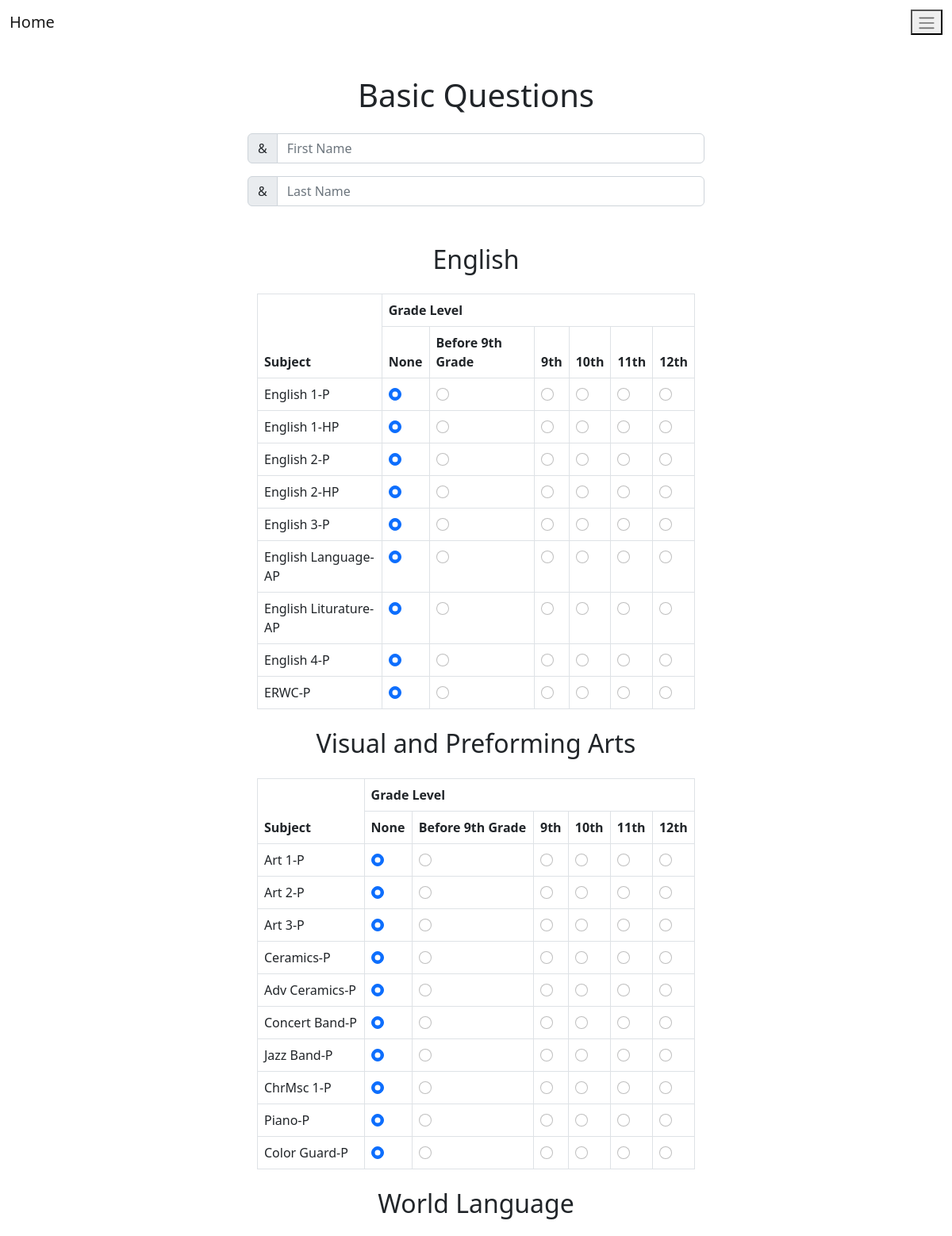
The page / (upper part) on the database its author committed.
### website/models.py (models this page shows)
class Path(db.Model):
    id = db.Column(db.Integer, primary_key=True)
    Path_Name = db.Column(db.String(120), unique = True)
    classes = db.relationship('Class')

class Class(db.Model):
    id = db.Column(db.Integer, primary_key=True)
    Course_Name = db.Column(db.String(1000))
    prerequisites = db.relationship('Class', secondary=prerequisite_table,
                                     primaryjoin=id==prerequisite_table.c.course_id,
                                     secondaryjoin=id==prerequisite_table.c.prerequisite_id)
    Course_Notes = db.Column(db.String(10000))
    Course_Path = db.Column(db.Integer, db.ForeignKey('path.id'))

### website/views.py (the view)
@views.route('/', methods = ["GET","POST"])
def home():
  if request.method == "POST":
    selected_grades = {}
    keywords = request.form.getlist("keywords")
    First_Name = request.form.get("First Name")
    Last_Name = request.form.get("Last Name")
    if First_Name == None or Last_Name == None:
      flash("Missing Name", 'error')
      return redirect(request.url)
    if keywords == None:
      flash("Please select at least one key word", 'error')
      return redirect(request.url)
    paths = Path.query.all()
    course_names = []
    for path in paths:
      for course in path.classes:
        course_names.append(course.Course_Name)
    for course in course_names:
      selected_grade = request.form.get(f'grade-{course}')
      selected_grades[course] = selected_grade
      if selected_grade == None:
        flash(f"{course} was left unanswered", 'error')
        return redirect(request.url)
    keywords_str = ','.join(keywords)
    student = Student(firstName = First_Name, lastName = Last_Name, keywords= keywords_str, classesTaken=selected_grades)
    session['student'] = student.to_dict()
    return redirect(url_for('views.results', keywords = keywords_str, First_name = First_Name))
  else:
    keywords = ['Computers', 'Math', 'Science', 'Art', 'Electricity', 'Space', 'Law', 'Police', 'Construction', 'Engineering', 'Placeholder', 'Placeholder2', 'Placeholder3', 'Placeholder4']
    paths = Path.query.all()
    return render_template('index.html', keywords = keywords, paths = paths)

### website/templates/index.html (shortened to what this page needs)
<!DOCTYPE html>
<html>
  <head>
    {% block head %}
    <link href="https://cdn.jsdelivr.net/npm/bootstrap@5.2.3/dist/css/bootstrap.min.css" rel="stylesheet">
    {% endblock %}
  </head>
  <body>
    {% block navbar %}
    <nav class="navbar navbar-expand-lg bg-body-tertiary">
      <div class="container-fluid">
        <a href="/" class="navbar-brand">Home</a>
        <button class="navbar-toggle" type = "button" data-bs-toggle="collapse" data-bs0-target="#navbarSupportedContent" aria-controls="navbarSupportedContent" aria-expanded="false" aria-label="Toggle navigation">
          <span class="navbar-toggler-icon"></span>
        </button>
      </div>
    </nav>
    {% endblock %}
  <div class="main">
    {% block main %}
    <form action="/" method="POST" class="d-flex flex-wrap">
    <div class="container-fluid mt-3 justify-content-center align-items-center w-50">
      <h1 class="my-4 d-flex justify-content-center">Basic Questions</h1>
      <div class="input-group mb-3 d-flex justify-content-center">
        <span class="input-group-text" id="basic-addon1">&</span>
        <input type="text" class = "form-control" placeholder="First Name" aria-label = "First Name" aria-describedby="basic-addon1" name = "First Name">
      </div>
      <div class="input-group mb-3 d-flex justify-content-center">
        <span class="input-group-text" id="basic-addon1">&</span>
        <input type="text" class = "form-control" placeholder="Last Name" aria-label = "Last Name" aria-describedby="basic-addon1" name = "Last Name">
      </div>
<div class="container mt-5">
  {% for path in paths %}
    <h2 class="my-4 d-flex justify-content-center">{{path.Path_Name}}</h2>
    <table class="table table-bordered">
        <thead>
            <tr>
                <th rowspan="2">Subject</th>
                <th colspan="6">Grade Level</th>
            </tr>
            <tr>
                <th>None</th>
                <th>Before 9th Grade</th>
                <th>9th</th>
                <th>10th</th>
                <th>11th</th>
                <th>12th</th>
            </tr>
        </thead>
        <tbody>
            {% for course in path.classes %}
            <tr>
              <td class="subject-col">{{course.Course_Name}}</td>
                {% for x in range(5) %}
                {% if x == 0 %}
                <td><input type="radio" name="grade-{{course.Course_Name}}" class="form-check-input" id="radio-{{course.Course_Name}}-{{x}}" value="{{x}}" checked></td>
                {% endif %}
                <td><input type="radio" name="grade-{{course.Course_Name}}" class="form-check-input" id="radio-{{course.Course_Name}}-{{x}}" value="{{x}}"></td>
                {% endfor %}
            </tr>
            {% endfor %}
        </tbody>
    </table>
  {% endfor %}
</div>
      </form>
      </div>
    {% endblock %}
  </body>
</html>

### rows shown on the page
Path: Path_Name "English"
Class: Course_Name "English 1-P"
Class: Course_Name "English 1-HP"
Class: Course_Name "English 2-P"
Class: Course_Name "English 2-HP"
Class: Course_Name "English 3-P"
Class: Course_Name "English Language-AP"
Class: Course_Name "English Liturature-AP"
Class: Course_Name "English 4-P"
Class: Course_Name "ERWC-P"
Path: Path_Name "Visual and Preforming Arts"
Class: Course_Name "Art 1-P"
Class: Course_Name "Art 2-P"
Class: Course_Name "Art 3-P"
Class: Course_Name "Ceramics-P"
Class: Course_Name "Adv Ceramics-P"
Class: Course_Name "Concert Band-P"
Class: Course_Name "Jazz Band-P"
Class: Course_Name "ChrMsc 1-P"
Class: Course_Name "Piano-P"
Class: Course_Name "Color Guard-P"
Path: Path_Name "World Language"
